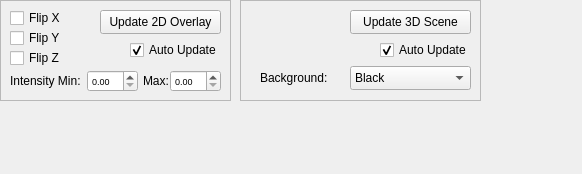
<?xml version="1.0" encoding="UTF-8"?>
<ui version="4.0">
 <class>VisualizationPanelWidget</class>
 <widget class="QWidget" name="VisualizationPanelWidget">
  <property name="geometry">
   <rect>
    <x>0</x>
    <y>0</y>
    <width>582</width>
    <height>174</height>
   </rect>
  </property>
  <property name="windowTitle">
   <string>Form</string>
  </property>
  <widget class="QFrame" name="viz2DFrame">
   <property name="geometry">
    <rect>
     <x>0</x>
     <y>0</y>
     <width>231</width>
     <height>101</height>
    </rect>
   </property>
   <property name="frameShape">
    <enum>QFrame::StyledPanel</enum>
   </property>
   <property name="frameShadow">
    <enum>QFrame::Raised</enum>
   </property>
   <widget class="QPushButton" name="vizUpdate2DOverlayButton">
    <property name="geometry">
     <rect>
      <x>100</x>
      <y>10</y>
      <width>121</width>
      <height>24</height>
     </rect>
    </property>
    <property name="text">
     <string>Update 2D Overlay</string>
    </property>
   </widget>
   <widget class="QCheckBox" name="vizView2DFlipXCheckBox">
    <property name="geometry">
     <rect>
      <x>10</x>
      <y>10</y>
      <width>61</width>
      <height>16</height>
     </rect>
    </property>
    <property name="sizePolicy">
     <sizepolicy hsizetype="Fixed" vsizetype="Fixed">
      <horstretch>0</horstretch>
      <verstretch>0</verstretch>
     </sizepolicy>
    </property>
    <property name="font">
     <font>
      <pointsize>9</pointsize>
     </font>
    </property>
    <property name="text">
     <string>Flip X</string>
    </property>
    <property name="iconSize">
     <size>
      <width>10</width>
      <height>10</height>
     </size>
    </property>
   </widget>
   <widget class="QCheckBox" name="vizView2DFlipYCheckBox">
    <property name="geometry">
     <rect>
      <x>10</x>
      <y>30</y>
      <width>61</width>
      <height>16</height>
     </rect>
    </property>
    <property name="sizePolicy">
     <sizepolicy hsizetype="Fixed" vsizetype="Fixed">
      <horstretch>0</horstretch>
      <verstretch>0</verstretch>
     </sizepolicy>
    </property>
    <property name="font">
     <font>
      <pointsize>9</pointsize>
     </font>
    </property>
    <property name="text">
     <string>Flip Y</string>
    </property>
    <property name="iconSize">
     <size>
      <width>10</width>
      <height>10</height>
     </size>
    </property>
   </widget>
   <widget class="QCheckBox" name="vizAutoUpdate2DOverlayCheckBox">
    <property name="geometry">
     <rect>
      <x>130</x>
      <y>40</y>
      <width>91</width>
      <height>20</height>
     </rect>
    </property>
    <property name="text">
     <string>Auto Update</string>
    </property>
    <property name="checked">
     <bool>true</bool>
    </property>
   </widget>
   <widget class="QCheckBox" name="vizView2DFlipZCheckBox">
    <property name="geometry">
     <rect>
      <x>10</x>
      <y>50</y>
      <width>61</width>
      <height>16</height>
     </rect>
    </property>
    <property name="sizePolicy">
     <sizepolicy hsizetype="Fixed" vsizetype="Fixed">
      <horstretch>0</horstretch>
      <verstretch>0</verstretch>
     </sizepolicy>
    </property>
    <property name="font">
     <font>
      <pointsize>9</pointsize>
     </font>
    </property>
    <property name="text">
     <string>Flip Z</string>
    </property>
    <property name="iconSize">
     <size>
      <width>10</width>
      <height>10</height>
     </size>
    </property>
   </widget>
   <widget class="QDoubleSpinBox" name="vizIntensityMinSpinBox">
    <property name="geometry">
     <rect>
      <x>87</x>
      <y>70</y>
      <width>51</width>
      <height>22</height>
     </rect>
    </property>
    <property name="font">
     <font>
      <pointsize>7</pointsize>
     </font>
    </property>
   </widget>
   <widget class="QDoubleSpinBox" name="vizIntensityMaxSpinBox">
    <property name="geometry">
     <rect>
      <x>170</x>
      <y>70</y>
      <width>51</width>
      <height>22</height>
     </rect>
    </property>
    <property name="font">
     <font>
      <pointsize>7</pointsize>
     </font>
    </property>
   </widget>
   <widget class="QLabel" name="vizIntensityMinLabel">
    <property name="geometry">
     <rect>
      <x>10</x>
      <y>73</y>
      <width>81</width>
      <height>16</height>
     </rect>
    </property>
    <property name="text">
     <string>Intensity Min:</string>
    </property>
   </widget>
   <widget class="QLabel" name="vizIntensityMaxLabel">
    <property name="geometry">
     <rect>
      <x>143</x>
      <y>71</y>
      <width>31</width>
      <height>20</height>
     </rect>
    </property>
    <property name="font">
     <font>
      <pointsize>9</pointsize>
     </font>
    </property>
    <property name="text">
     <string>Max:</string>
    </property>
   </widget>
  </widget>
  <widget class="QFrame" name="viz3DFrame">
   <property name="geometry">
    <rect>
     <x>240</x>
     <y>0</y>
     <width>241</width>
     <height>101</height>
    </rect>
   </property>
   <property name="frameShape">
    <enum>QFrame::StyledPanel</enum>
   </property>
   <property name="frameShadow">
    <enum>QFrame::Raised</enum>
   </property>
   <widget class="QCheckBox" name="vizAutoUpdate3DSceneCheckBox">
    <property name="geometry">
     <rect>
      <x>140</x>
      <y>40</y>
      <width>91</width>
      <height>20</height>
     </rect>
    </property>
    <property name="text">
     <string>Auto Update</string>
    </property>
    <property name="checked">
     <bool>true</bool>
    </property>
   </widget>
   <widget class="QPushButton" name="vizUpdate3DSceneButton">
    <property name="geometry">
     <rect>
      <x>110</x>
      <y>10</y>
      <width>121</width>
      <height>24</height>
     </rect>
    </property>
    <property name="text">
     <string>Update 3D Scene</string>
    </property>
   </widget>
   <widget class="QComboBox" name="vizView3DBackgroundComboBox">
    <property name="geometry">
     <rect>
      <x>110</x>
      <y>66</y>
      <width>121</width>
      <height>24</height>
     </rect>
    </property>
    <property name="font">
     <font>
      <pointsize>9</pointsize>
     </font>
    </property>
    <item>
     <property name="text">
      <string>Black</string>
     </property>
    </item>
    <item>
     <property name="text">
      <string>Grey</string>
     </property>
    </item>
    <item>
     <property name="text">
      <string>White</string>
     </property>
    </item>
    <item>
     <property name="text">
      <string>Blue-Grey</string>
     </property>
    </item>
   </widget>
   <widget class="QLabel" name="vizIntensityMinLabel_2">
    <property name="geometry">
     <rect>
      <x>20</x>
      <y>70</y>
      <width>81</width>
      <height>16</height>
     </rect>
    </property>
    <property name="text">
     <string>Background:</string>
    </property>
   </widget>
  </widget>
 </widget>
 <resources/>
 <connections/>
</ui>
